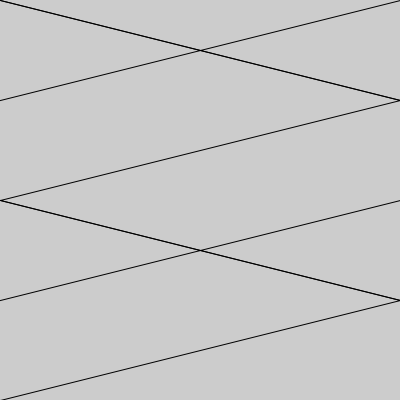
Frame 1 (no input)
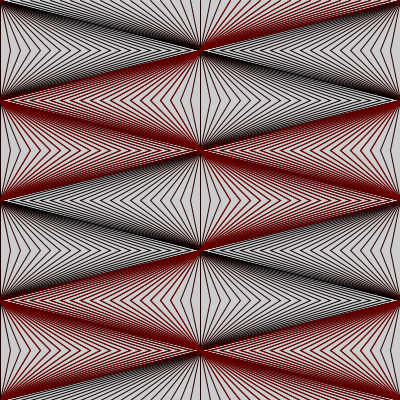
Frame 60 (the mouse pressed at the canvas centre just before this capture)
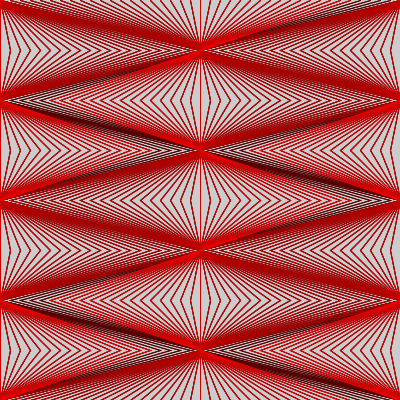
Frame 120 (the mouse held since frame 60 and released just before this capture)

The Processing sketch that drew these frames (run headless with seeded random() and noise(); from frame 60 on, the mouse is pressed at the canvas centre):

// Processing sketch: sketch__7_1
// ── sketch__7_1.pde
int leftRight = 0;
int rightLeft = 400;

int speed = 10;

int r = 0;
int g = 0;
int b = 0;

void setup()
{
  size(400, 400);
  noFill();
}

void draw()
{ 
  { 
    beginShape();
    vertex(leftRight, 0);
    vertex(rightLeft, 100);
    vertex(leftRight, 200);
    vertex(rightLeft, 300);
    vertex(leftRight, 400);
    vertex(rightLeft, 500);
    vertex(leftRight, 600);
    endShape();  

    translate(-200, -50);
    beginShape();
    vertex(leftRight, 0);
    vertex(rightLeft, 100);
    vertex(leftRight, 200);
    vertex(rightLeft, 300);
    vertex(leftRight, 400);
    vertex(rightLeft, 500);
    vertex(leftRight, 600);
    endShape();

    translate(400, -100);
    stroke(r, g, b);

    beginShape();
    vertex(leftRight, 0);
    vertex(rightLeft, 100);
    vertex(leftRight, 200);
    vertex(rightLeft, 300);
    vertex(leftRight, 400);
    vertex(rightLeft, 500);
    vertex(leftRight, 600);
    endShape();

    leftRight += speed;
    rightLeft -= speed;
    r += 2;
    
    
    if (r>=255) {
      r=255; 
      g+=2;
    }
    if (g>=255) {
      g=255; 
      b+=2;
    }
    if (b>=255) {
      b=255; 
      r*=-1;
    }
    if (r<0) {
      g -=2; 
      r=0;
    }
    if (g<0) {
      b -=2; 
      g=0;
    }
    if (b<0) {
      r +=2; 
      b=0;
    }


    if (leftRight>400) {
      speed = (speed*(-1));
    }
    if (rightLeft>400) {
      speed = (speed*(-1));
    }
  }
}
